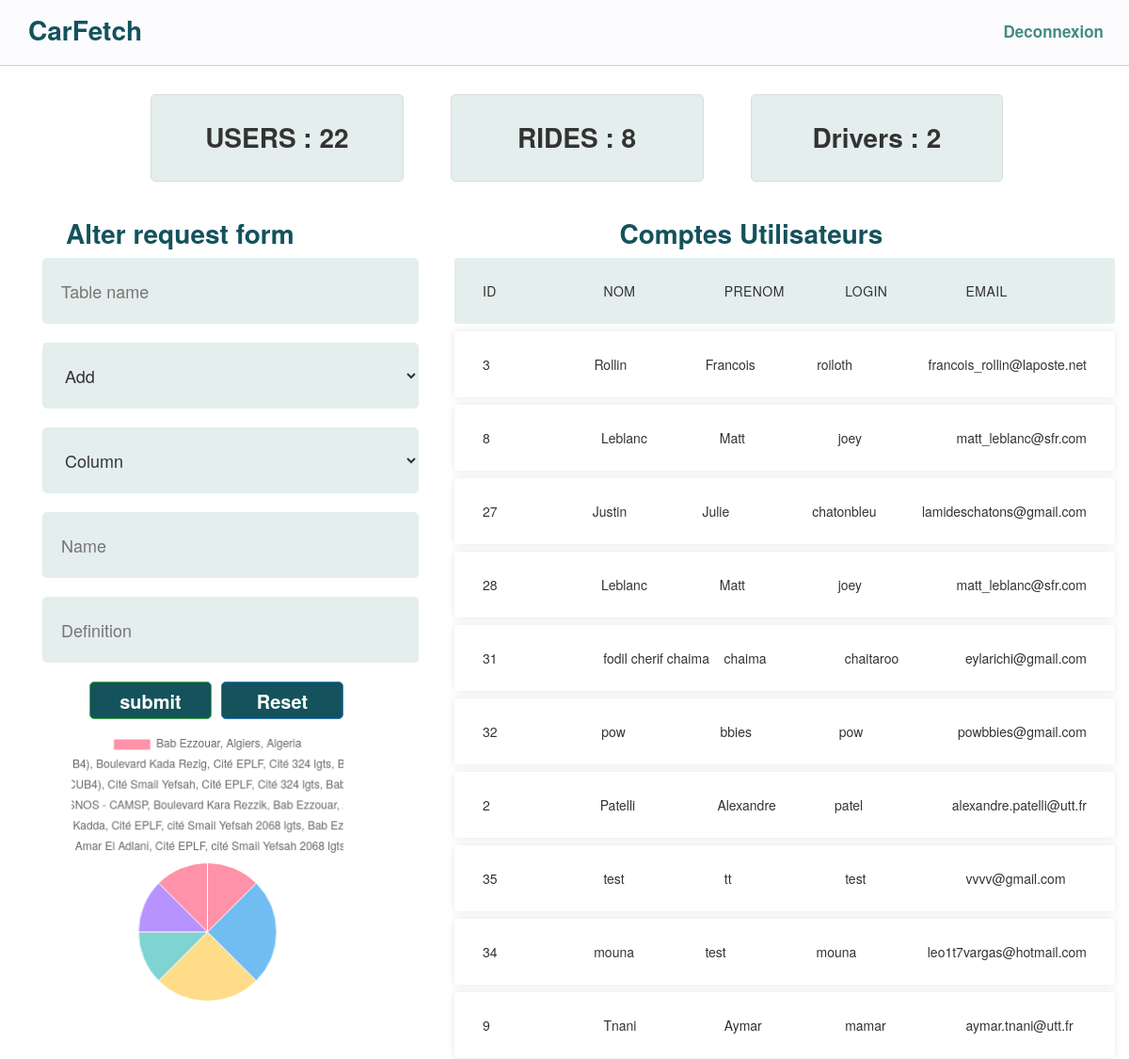
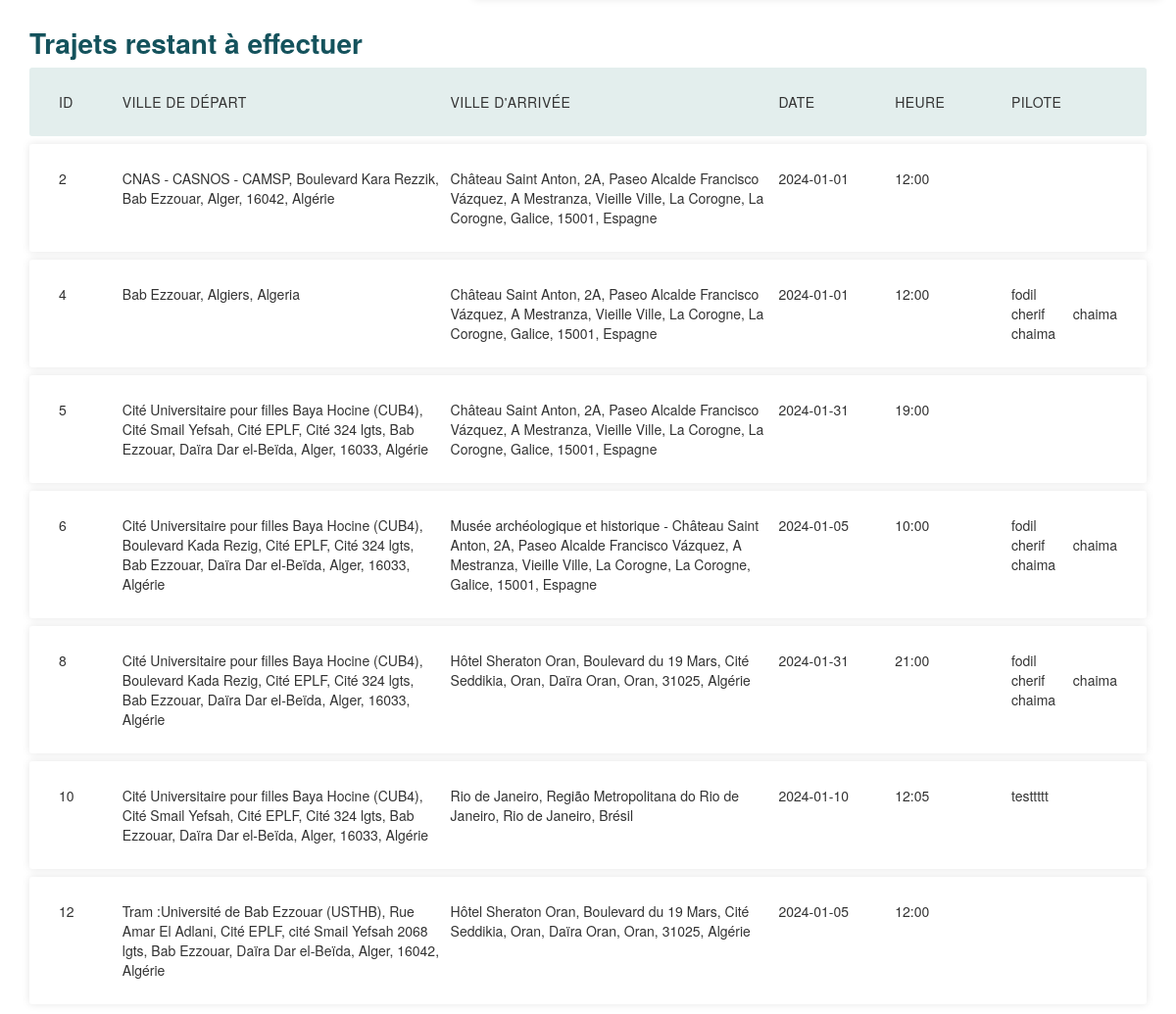
The page /admin/librairies_admin.php (signed in) on the database its author committed (2 pictures, top to bottom).
### tables this page shows
CREATE TABLE `user` (
  `id` int(11) NOT NULL,
  `password` varchar(100) NOT NULL,
  `login` varchar(45) NOT NULL,
  `nom` varchar(45) NOT NULL,
  `prenom` varchar(45) NOT NULL,
  `email` varchar(45) NOT NULL,
  `num_tel` varchar(10) NOT NULL,
  `matricule` varchar(10) NOT NULL,
  `compte` int(11) DEFAULT NULL
);

CREATE TABLE `trajet` (
  `id` int(11) NOT NULL,
  `lieu_depart` varchar(200) NOT NULL,
  `destination` varchar(200) NOT NULL,
  `places_max` int(11) NOT NULL,
  `places_prises` int(11) NOT NULL,
  `date` date NOT NULL,
  `pilote_user_id` int(11) NOT NULL,
  `heure_dep` varchar(5) NOT NULL,
  `prix` decimal(10,0) NOT NULL,
  `effectue` tinyint(4) NOT NULL
);

### admin/librairies_admin.php (the view, shortened to what this page needs)
<?php
require 'functions.php';
echo '
<div id="rightCol" style = "width : 30%;"> ';
$form = AlterRequestForm();
echo" <div class = 'alterform' >  $form  </div>";
$rideDataQuery = "SELECT lieu_depart, COUNT(*) AS ride_count FROM trajet GROUP BY lieu_depart;";
$rideDataResult = $bdd->query($rideDataQuery);
if ($rideDataResult) {
    $rideChartData = $rideDataResult->fetchAll(PDO::FETCH_ASSOC);
} else {
    die("Failed to fetch ride data: " . print_r($bdd->errorInfo(), true));
}
$labels = json_encode(array_map('strval', array_column($rideChartData, 'lieu_depart')));
$data = json_encode(array_map('strval', array_column($rideChartData, 'ride_count')));
echo "
<div class = 'chartpercity'>
<canvas id='ridesPerCityChart' width = 100px height = 100px></canvas>
</div>
    <script>
        var ctx = document.getElementById('ridesPerCityChart').getContext('2d');
        var labels = " . $labels . ";
        var data = " . $data . ";
        var ridesPerCityChart = new Chart(ctx, {
            type: 'pie', // Change chart type to 'pie'
            data: {
                labels: labels,
                datasets: [{
                    label: 'Number of Rides',
                    data: data,
                    backgroundColor: [
                        'rgba(255, 99, 132, 0.7)',
                        'rgba(54, 162, 235, 0.7)',
                        'rgba(255, 206, 86, 0.7)',
                        'rgba(75, 192, 192, 0.7)',
                        'rgba(153, 102, 255, 0.7)',
                    ],
                    borderWidth: 1
                }]
            },
            options: {
                // If you need any specific options for the pie chart, add them here
            }
        });
    </script>
    </div>";
echo'
<div  id="leftCol" style = "width : 60%; margin-left: 10%;">';
echo "<h1 class='logonavbar' style ='margin-left: 25%'>Comptes Utilisateurs</h1>";
print_request($bdd, "SELECT id, nom, prenom, login, email FROM user ORDER BY RAND() LIMIT 10;");
echo "</div>";
$contenu=ob_get_clean();
echo "
<h1 class='logonavbar'>Trajets restant à effectuer</h1>
<ul class='responsive-table'>
  <li class='table-header'>
    <div class='col col-1'>ID</div>
    <div class='col col-2'>Ville de départ</div>
    <div class='col col-3'>Ville d'arrivée</div>
    <div class='col col-4'>Date</div>
    <div class='col col-5'>Heure</div>
    <div class='col col-6'>Pilote</div>
  </li>";
$reponse = $bdd->query("SELECT id, effectue, lieu_depart, destination, date, heure_dep FROM trajet where effectue = 0");
$index_id = 1;
while ($tab_res = $reponse->fetch()) {
    $reponse_pilote = $bdd->query("SELECT nom, prenom, login FROM trajet T, user U "
        . "WHERE T.pilote_user_id = U.id "
        . "AND T.id = "
        . $index_id . " "
        . "AND effectue = 0 "
        . "GROUP BY T.id");
    if ($tab_res["effectue"] == 0) {
        echo "<li class='table-row'>";
        echo "<div class='col col-1'>" . $tab_res["id"] . "</div>";
        echo "<div class='col col-2'>" . $tab_res["lieu_depart"] . "</div>";
        echo "<div class='col col-3'>" . $tab_res["destination"] . "</div>";
        echo "<div class='col col-4'>" . $tab_res["date"] . "</div>";
        echo "<div class='col col-5'>" . $tab_res["heure_dep"] . "</div>";
        echo "<div class='col col-6'><table>";
        while ($pilote = $reponse_pilote->fetch()) {
            echo "<tr><td>" . $pilote["nom"] . "</td><td>" . $pilote["prenom"] . "</td></tr>";
        }
        echo "</table></div>";
        echo "</li>";
    } else {
    }
    $index_id = $index_id + 1;
}
echo "</ul>";
$contenu3 = ob_get_clean();
$countusers = getCount($bdd, 'user');
$countdrivers = getCount($bdd, 'pilote');
$countrides = getCount($bdd, 'trajet');
echo"
<div class='col-md-3 custom-card'> <h4 class = 'logonavbar' > USERS : $countusers</h4> </div>
<div class='col-md-3 custom-card'> <h4 class = 'logonavbar' > RIDES : $countrides</h4>  </div>
<div class='col-md-3 custom-card'> <h4 class = 'logonavbar' > Drivers : $countdrivers</h4>  </div>
";
$contenu2 = ob_get_clean();
require '../templates/pages/gabarit_admin.php';
?>

### admin/functions.php (shortened to what this page needs)
<?php
require'../config/formulaire.php';
function print_request($bd, $request, $att_req = TRUE) {
    $reponse = $bd->query($request);
    if ($reponse === FALSE) {
        echo "Impossible d'exécuter la requête";
        return FALSE;
    } else {
        $tab_res = $reponse->fetchAll(PDO::FETCH_ASSOC);
        $i = 1;
        if ($att_req) {
            echo '<ul class="responsive-table">';
            foreach ($tab_res as $unres) {
                if ($i == 1) {
                    echo '<li class="table-header">';
                    foreach (array_keys($unres) as $key) {
                        echo '<div class="col">' . $key . '</div>';
                    }
                    echo '</li>';
                }
                echo '<li class="table-row">';
                foreach ($unres as $value) {
                    echo '<div class="col">' . $value . '</div>';
                }
                echo '</li>';
                $i++;
            }
            echo '</ul>';
            return TRUE;
        }
    }
}
function AlterRequestForm() {
    echo "<h1 class='logonavbar' style='margin-left: 25px;'>Alter request form</h1>";
    echo "<form name='form' id='alterformrequest' method='POST' action='librairies_admin.php?action=alterFormContainer'>";
    form_input_text("TabName", TRUE, "Table name", "", 30, "");
    echo"<br><br>";
    form_select("Command", false , 0  ,array("Add","Drop","Modify"));
    echo"<br><br>";
    echo"<br><br>";
    echo"<br><br>";
    echo"<br><br>";
    form_submit("submit","submit", FALSE);
    form_reset("Reset", "Reset", FALSE, FALSE);
    form_fin();
    return ob_get_clean();
}
function getCount($bdd, $tableName) {
    $query = "SELECT COUNT(*) as count FROM $tableName";
    $result = $bdd->query($query);
    if ($result) {
        $row = $result->fetch(PDO::FETCH_ASSOC);
        return $row['count'];
    } else {
        return 0;
    }
}
?>

### config/formulaire.php (shortened to what this page needs)
<?php
function form_fin() {
    echo("</form>");
}
function form_select($name, $multiple, $size, $hash) {
    echo ("<select name = '$name'");
    if ($multiple)
        echo "multiple = '$multiple'";
    if ($size)
        echo "size = '$size'";
    echo ">";
    foreach ($hash as $elem_hash) {
        echo("<option>" . $elem_hash . "</option>");
    }
    echo("</select>");
}
function form_input_text($name, $required, $placeholder, $value, $size, $onChange) {
    echo("<input name = '$name' type = 'text'");
    if ($placeholder)
        echo "placeholder = '$placeholder'";
    if ($value)
        echo "value = '$value'";
    if ($size)
        echo "size = '$size'";
    if ($required)
        echo "required ";
    if ($onChange)
        echo "onChange = '$onChange'";
    echo(">");
}
function form_submit($name, $value, $disabled) {
    echo("<input name='$name' type='submit' class='btn btn-success'");
    if ($value)
        echo "value = '$value'";
    if ($disabled)
        echo " disabled";
    echo(">");
}
function form_reset($name, $value, $disabled, $hidden) {
    echo("<input name='$name' type='reset' class='btn btn-primary'");
    if ($value)
        echo "value = '$value'";
    if ($hidden)
        echo "hidden";
    if ($disabled)
        echo " disabled";
    echo("><br>");
}
?>

### templates/pages/gabarit_admin.php (shortened to what this page needs)
<!DOCTYPE html>
<html lang="en">
    <head>
        <link href="../templates/css/bootstrap.min.css" rel="stylesheet">
        <link rel="stylesheet" href="//maxcdn.bootstrapcdn.com/font-awesome/4.3.0/css/font-awesome.min.css">
        <link href="../templates/css/style2.css" rel="stylesheet">
        <link href="../templates/css/adminStyle.css" rel="stylesheet">
    </head>
    <body>
    <nav class="navbar navbar-default navbar-fixed-top costum-navbar-style" role="banner">
            <div class="container">
                <div class="navbar-header">
                    <a href="#" class="navbar-brand innernav"><span class = "logonavbar">CarFetch</span></a>
                </div>
                <nav class="collapse navbar-collapse innernav" role="navigation">
                    <ul class="nav navbar-nav navbar-right costum-nava-style">
                        <p class="navbar-btn costum-p-navbar-buttons">
                            <a href="../membre/deconnexion.php" class="btn  btn-large insc-button " > Deconnexion</a>
                        </p>
                    </ul>
                </nav>
            </div>
        </nav>
    <div class="container" style = "margin-top: 100px;">
    <div class="row " style = "margin-left: 80px;">
            <?php echo $contenu2; ?>
        </div>
        <div class="row"  style = " display : flex ;">
            <?php echo $contenu; ?>
        </div>
        <div>
            <?php  echo $contenu3; ?>
        </div>
    </div>
</body>
</html>

### templates/css/style2.css (style rules this page uses)
* { padding: 0; margin: 0; }
.navbar-default { border-color: #6ea6ad76; }
.navbar-default .navbar-brand { color: #000000; margin-right: 20px; }
.navbar-default .navbar-collapse, .navbar-default .navbar-form { border-color: #f6fafb; }
.logonavbar { color: #14525c; font-size: 28px; font-weight: 600; }
.costum-navbar-style { background-color: #fcfcff; height: 70px; }
.innernav { margin-top: 7px; }
.insc-button { background-color: #fcfcff; border: 0; margin-left: 30px; color: #438b84; font-size: 17px; font-weight: 600; }

### templates/css/adminStyle.css (style rules this page uses)
.custom-card { background-color: #e3eeed; border: 1px solid #e3eeed; border-radius: 5px; margin-bottom: 20px; margin-left: 50px; text-align: center; }
.custom-card h4 { color: #333; }
.custom-card { border: 1px solid #ddd; padding: 20px; margin-bottom: 20px; background-color: #e3eeed; }
.chartpercity { margin-left : 30px; }
#ridesPerCityChart { width: 100%; height: 100%; border: 1px solid #ffffff; background-color: #ffffff; margin-left : 30px; }
.alterform { margin-left: 30px; }
.alterform input[type="text"] { height: 70px; width: 400px; margin-right: 10px; border: 0; background-color: #438b8426; border-radius: 5px; padding-left: 20px; font-size: 18px; }
.alterform input[type="submit"] { margin-left: 50px; margin-bottom: 10px; width: 130px; height: 40px; background-color: #14525c; font-weight: 600; font-size: 20px; border-radius: 5px; }
.alterform input[type="reset"] { margin-left: 10px; margin-bottom: 10px; width: 130px; height: 40px; background-color: #14525c; font-weight: 600; font-size: 20px; border-radius: 5px; }
.alterform select[name = "Type"] { height: 70px; width: 400px; border: 0; background-color: #438b8426; border-radius: 5px; padding-left: 20px; font-size: 18px; }
.alterform select[name = "Command"] { height: 70px; width: 400px; border: 0; background-color: #438b8426; border-radius: 5px; padding-left: 20px; font-size: 18px; }

### rows shown on the page
user: key "ID", key "NOM", key "PRENOM", key "LOGIN", key "EMAIL", id "3", nom "Rollin", prenom "Francois", login "roiloth", email "francois_rollin@laposte.net"
user: id "8", nom "Leblanc", prenom "Matt", login "joey", email "matt_leblanc@sfr.com"
user: id "27", nom "Justin", prenom "Julie", login "chatonbleu", email "lamideschatons@gmail.com"
user: id "28", nom "Leblanc", prenom "Matt", login "joey", email "matt_leblanc@sfr.com"
user: id "31", nom "fodil cherif chaima", prenom "chaima", login "chaitaroo", email "eylarichi@gmail.com"
user: id "32", value "pow", prenom "bbies", email "powbbies@gmail.com"
user: id "2", nom "Patelli", prenom "Alexandre", login "patel", email "alexandre.patelli@utt.fr"
user: id "35", value "test", prenom "tt", email "vvvv@gmail.com"
user: id "34", value "mouna", prenom "test", email "leo1t7vargas@hotmail.com"
user: id "9", nom "Tnani", prenom "Aymar", login "mamar", email "aymar.tnani@utt.fr"
trajet: id "2", lieu_depart "CNAS - CASNOS - CAMSP, Boulevard Kara Rezzik, Bab Ezzouar, Alger, 16042, Algérie", destination "Château Saint Anton, 2A, Paseo Alcalde Francisco Vázquez, A Mestranza, Vieille Ville, La Corogne, La Corogne, Galice, 15001, Espagne", date "2024-01-01", heure_dep "12:00"
trajet: id "4", lieu_depart "Bab Ezzouar, Algiers, Algeria", destination "Château Saint Anton, 2A, Paseo Alcalde Francisco Vázquez, A Mestranza, Vieille Ville, La Corogne, La Corogne, Galice, 15001, Espagne", date "2024-01-01", heure_dep "12:00", nom "fodil cherif chaima", prenom "chaima"
trajet: id "5", lieu_depart "Cité Universitaire pour filles Baya Hocine (CUB4), Cité Smail Yefsah, Cité EPLF, Cité 324 lgts, Bab Ezzouar, Daïra Dar el-Beïda, Alger, 16033, Algérie", destination "Château Saint Anton, 2A, Paseo Alcalde Francisco Vázquez, A Mestranza, Vieille Ville, La Corogne, La Corogne, Galice, 15001, Espagne", date "2024-01-31", heure_dep "19:00"
trajet: id "6", lieu_depart "Cité Universitaire pour filles Baya Hocine (CUB4), Boulevard Kada Rezig, Cité EPLF, Cité 324 lgts, Bab Ezzouar, Daïra Dar el-Beïda, Alger, 16033, Algérie", destination "Musée archéologique et historique - Château Saint Anton, 2A, Paseo Alcalde Francisco Vázquez, A Mestranza, Vieille Ville, La Corogne, La Corogne, Galice, 15001, Espagne", date "2024-01-05", heure_dep "10:00", nom "fodil cherif chaima", prenom "chaima"
trajet: id "8", lieu_depart "Cité Universitaire pour filles Baya Hocine (CUB4), Boulevard Kada Rezig, Cité EPLF, Cité 324 lgts, Bab Ezzouar, Daïra Dar el-Beïda, Alger, 16033, Algérie", destination "Hôtel Sheraton Oran, Boulevard du 19 Mars, Cité Seddikia, Oran, Daïra Oran, Oran, 31025, Algérie", date "2024-01-31", heure_dep "21:00", nom "fodil cherif chaima", prenom "chaima"
trajet: id "10", lieu_depart "Cité Universitaire pour filles Baya Hocine (CUB4), Cité Smail Yefsah, Cité EPLF, Cité 324 lgts, Bab Ezzouar, Daïra Dar el-Beïda, Alger, 16033, Algérie", destination "Rio de Janeiro, Região Metropolitana do Rio de Janeiro, Rio de Janeiro, Brésil", date "2024-01-10", heure_dep "12:05", nom "test", prenom "tttt"
trajet: id "12", lieu_depart "Tram :Université de Bab Ezzouar (USTHB), Rue Amar El Adlani, Cité EPLF, cité Smail Yefsah 2068 lgts, Bab Ezzouar, Daïra Dar el-Beïda, Alger, 16042, Algérie", destination "Hôtel Sheraton Oran, Boulevard du 19 Mars, Cité Seddikia, Oran, Daïra Oran, Oran, 31025, Algérie", date "2024-01-05", heure_dep "12:00"

### other values the page prints
$countusers "22"
$countrides "8"
$countdrivers "2"
form field Command "Add"
form field Type "Column"
chart data {{ $data }} ["1","2","2","1","1","1"]
